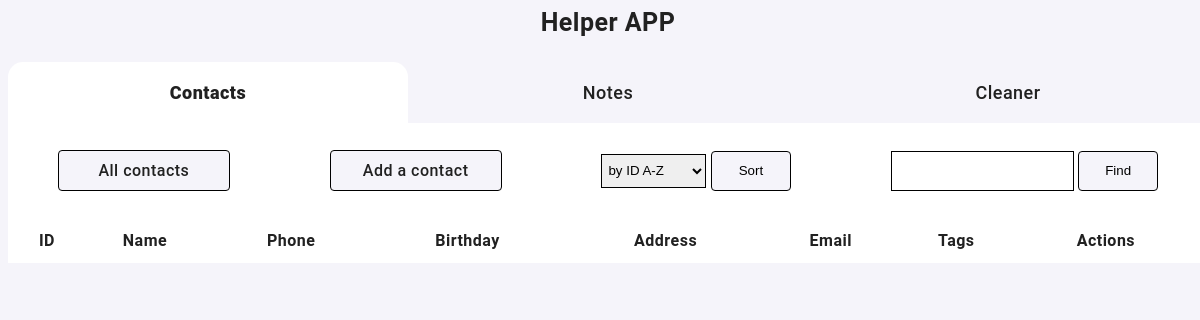
/, run on an earlier commit of the app's database.
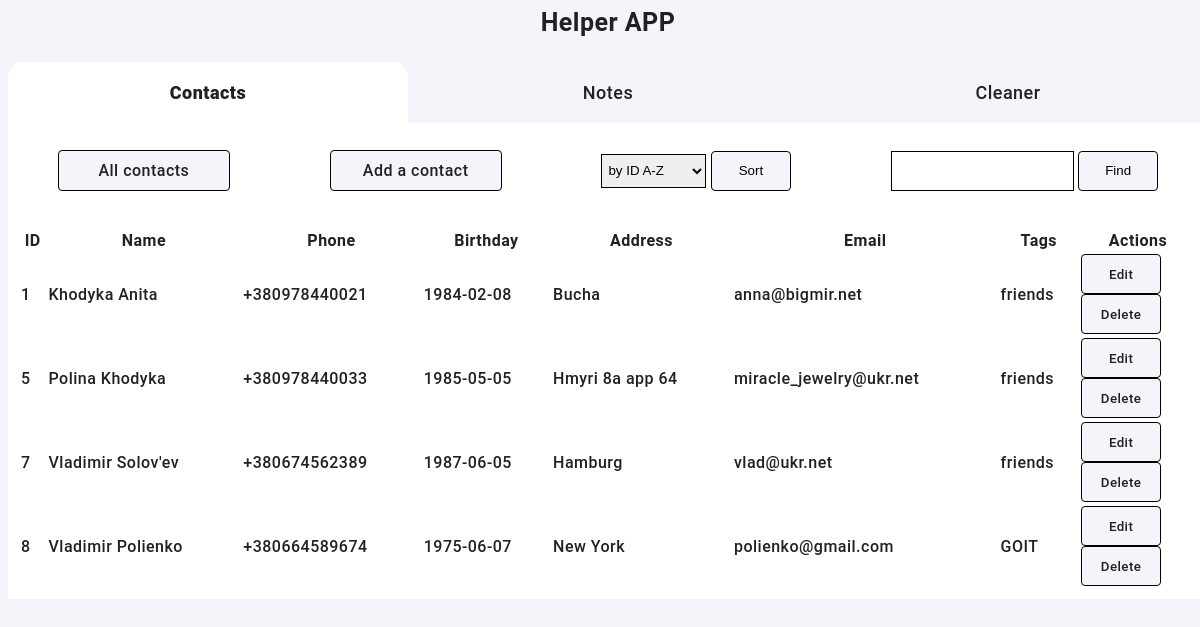
And on a later commit of the database.
### helper/db_classes.py (models this page shows)
class Record(Base):
    __tablename__ = "records"
    id = Column(Integer, primary_key=True)
    name = Column(String)
    birthday = Column(Date)
    address = Column(String)
    email = Column(String)
    tags = Column(String)
    phones = relationship(
        "Phone", back_populates="record", cascade="all, delete, delete-orphan"
    )

class Phone(Base):
    __tablename__ = "phones"
    id = Column(Integer, primary_key=True)
    phone_value = Column(String, nullable=False)
    record_id = Column(Integer, ForeignKey("records.id"))
    record = relationship("Record", back_populates="phones")

### helper/contact_bp.py (the view)
@contact_bp.route("/")
def index():
    model = get_db()
    records_list = model.book.return_all_records()
    return render_template("contact/index.html", results=records_list)

### helper/classbook.py (called while the page is built)
    def return_all_records(self):
        return self.session.query(Record).all()

### helper/db.py (called while the page is built)
def get_db():
    Base.metadata.bind = engine
    Base.metadata.create_all(engine)
    if "model" not in g:
        g.model = Model(session)
    return g.model

### helper/templates/contact/index.html (shortened to what this page needs)
{% extends 'base.html' %}
{% block header %}
<nav >
    <h1 class="container-header">Helper APP</h1>
    <ul class="navigation">
        <li class="active-navigation"><a href="{{ url_for('contact.index') }}">Contacts</a></li>
        <li><a href="{{ url_for('notes.index') }}">Notes</a></li>
        <li><a href="{{ url_for('clean.clean') }}">Cleaner</a></li>
    </ul>
</nav>
{% endblock %}
{% block content %}
<div class="features">
    <a href="{{ url_for('contact.index') }}" class="features-button">All contacts</a>
    <a href="{{ url_for('contact.add') }}" class="features-button">Add a contact</a>
    <form action="{{ url_for('contact.sort') }}" method="post">
        <select id="sort_type" name="sort_type" class="input" >
            <option value="3" selected>by ID A-Z</option>
        </select>
        <input type="submit" value="Sort" class="btn">
    </form>
    <form action="{{ url_for('contact.find') }}" method="post">
        <input name="keyword" id="keyword" value="{{ request.form['keyword'] }}" class="input" required>
        <input type="submit" value="Find" class="btn">
    </form>
</div>
<div class="table-wrapper">
    <table class="table">
        <thead>
            <tr class="table-row">
                <th>ID</th>
                <th>Name</th>
                <th>Phone</th>
                <th>Birthday</th>
                <th>Address</th>
                <th>Email</th>
                <th>Tags</th>
                <th>Actions</th>
            </tr>
        </thead>
        <tbody>
            {% for record in results %}
            <tr class="">
                <td>{{record.id}}</td>
                <td>{{record.name}}</td>
                {% for phone in record.phones %}
                <td>{{phone.phone_value}}</td>
                {% endfor %}
                <td>{{record.birthday}}</td>
                <td>{{record.address}}</td>
                <td>{{record.email}}</td>
                <td>{{record.tags}}</td>
                <td>
                    <form action="{{ url_for('contact.edit', record_id=record.id) }}" method="get">
                        <button class="btn btn-danger">Edit</button>
                    </form>
                    <form action="{{ url_for('contact.delete', record_id=record.id) }}" method="post">
                        <button class="btn btn-success">Delete</button>
                    </form>
                </td>
            </tr>
            {% endfor %}
        </tbody>
    </table>
</div>
{% endblock %}

What changed in the data, as far as the page shows it:
added Record: id "1", name "Khodyka Anita", birthday "1984-02-08", address "Bucha", email "anna@bigmir.net", tags "friends"
added Phone: phone_value "+380978440021", shown under "1"
added Record: id "5", name "Polina Khodyka", birthday "1985-05-05", address "Hmyri 8a app 64", email "miracle_jewelry@ukr.net", tags "friends"
added Phone: phone_value "+380978440033", shown under "5"
added Record: id "7", name "Vladimir Solov'ev", birthday "1987-06-05", address "Hamburg", email "vlad@ukr.net", tags "friends"
added Phone: phone_value "+380674562389", shown under "7"
added Record: id "8", name "Vladimir Polienko", birthday "1975-06-07", address "New York", email "polienko@gmail.com", tags "GOIT"
added Phone: phone_value "+380664589674", shown under "8"
